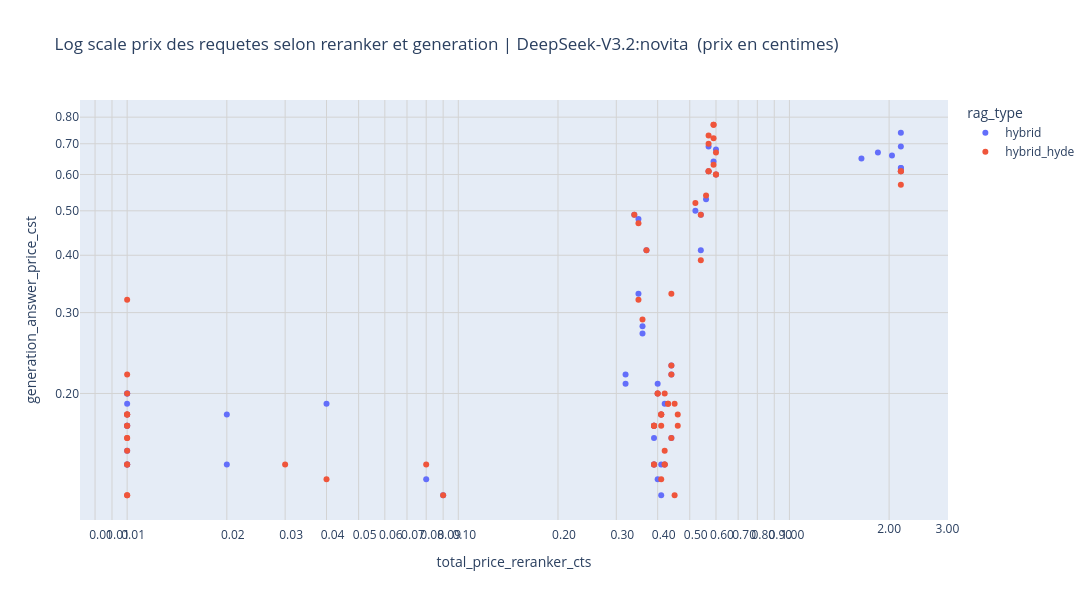

Notebook cell for this chart:
### Markdown cell above
#### Prix des requetes selon input / output tokens

### Code cell
import plotly.express as px

# Création du graphique
model=prefered_models[0]
title=f"""Log scale prix des requetes selon reranker et generation | {model.split('/')[1]}  (prix en centimes)"""
fig = px.scatter(
    df_tokens_usage_hybrid_flat[df_tokens_usage_hybrid_flat["model"]==model],        
    x="total_price_reranker_cts",
    y='generation_answer_price_cst',
    color="rag_type",
    title=title,
    log_x=True,
    log_y=True,
    width=1200,
    height=600,
    hover_data={
            "input_tokens": True,           # afficher
            "completion_tokens": True,       # afficher            
            "hyde_generation_cts": ":.2f",          # afficher avec 2 décimales
            "total_price_cts": ":.2f",          # afficher avec 2 décimales
    }    
)

# Mise à jour de la mise en forme
fig.update_layout(
    showlegend=True,
    hovermode='closest'
)

# Mise à jour des axes pour un formatage lisible
fig.update_xaxes(
    tickformat=".2f",
    gridcolor='lightgray'
)
fig.update_yaxes(
    tickformat=".2f",
    gridcolor='lightgray'
)

# fig.add_hline(y=1, line_dash="dot", line_color="red", annotation_text="1 centime")
# fig.add_vline(x=1, line_dash="dot", line_color="red")

fig.show()

### Figure 1 — Plotly figure (JSON) as saved in the notebook; plotly's stock layout.template omitted (floating-point values rounded to 4 significant figures; data arrays with more than 128 entries replaced by an {"elided": "..."} marker saying what was removed)
{"data": [{"customdata": {"elided": "61x4 float values"}, "hovertemplate": "rag_type=hybrid<br>total_price_reranker_cts=%{x}<br>generation_answer_price_cst=%{y}<br>input_tokens=%{customdata[0]}<br>completion_tokens=%{customdata[1]}<br>hyde_generation_cts=%{customdata[2]:.2f}<br>total_price_cts=%{customdata[3]:.2f}<extra></extra>", "legendgroup": "hybrid", "marker": {"color": "#636efa", "symbol": "circle"}, "mode": "markers", "name": "hybrid", "orientation": "v", "showlegend": true, "type": "scatter", "x": [2.17, 0.57, 0.6, 0.59, 2.17, 2.17, 0.57, 0.6, 2.17, 2.17, 2.04, 1.85, 1.65, 0.36, 0.39, 0.39, 0.41, 0.39, 0.4, 0.41, 0.42, 0.42, 0.44, 0.36, 0.39, 0.01, 0.0, 0.39, 0.4, 0.41, 0.01, 0.01, 0.0, 0.01, 0.0, 0.01, 0.44, 0.04, 0.01, 0.0, 0.0, 0.01, 0.44, 0.02, 0.01, 0.0, 0.01, 0.02, 0.08, 0.09, 0.4, 0.37, 0.34, 0.35, 0.35, 0.32, 0.32, 0.56, 0.52, 0.54, 0.54], "xaxis": "x", "y": [0.62, 0.61, 0.6, 0.64, 0.62, 0.69, 0.69, 0.68, 0.74, 0.61, 0.66, 0.67, 0.65, 0.27, 0.17, 0.16, 0.18, 0.14, 0.2, 0.14, 0.14, 0.19, 0.16, 0.28, 0.17, 0.17, 0.17, 0.14, 0.21, 0.12, 0.14, 0.2, 0.17, 0.14, 0.15, 0.15, 0.22, 0.19, 0.2, 0.17, 0.34, 0.19, 0.23, 0.18, 0.18, 0.16, 0.17, 0.14, 0.13, 0.12, 0.13, 0.41, 0.49, 0.33, 0.48, 0.21, 0.22, 0.53, 0.5, 0.41, 0.49], "yaxis": "y"}, {"customdata": {"elided": "86x4 float values"}, "hovertemplate": "rag_type=hybrid_hyde<br>total_price_reranker_cts=%{x}<br>generation_answer_price_cst=%{y}<br>input_tokens=%{customdata[0]}<br>completion_tokens=%{customdata[1]}<br>hyde_generation_cts=%{customdata[2]:.2f}<br>total_price_cts=%{customdata[3]:.2f}<extra></extra>", "legendgroup": "hybrid_hyde", "marker": {"color": "#EF553B", "symbol": "circle"}, "mode": "markers", "name": "hybrid_hyde", "orientation": "v", "showlegend": true, "type": "scatter", "x": [2.17, 0.57, 0.6, 0.59, 2.17, 0.57, 0.6, 0.57, 0.59, 2.17, 0.57, 0.6, 0.59, 0.59, 0.0, 0.0, 0.0, 0.41, 0.01, 0.01, 0.01, 0.01, 0.0, 0.01, 0.42, 0.42, 0.42, 0.44, 0.41, 0.45, 0.46, 0.44, 0.43, 0.44, 0.41, 0.46, 0.44, 0.43, 0.45, 0.08, 0.36, 0.01, 0.39, 0.0, 0.39, 0.4, 0.01, 0.0, 0.42, 0.0, 0.0, 0.39, 0.39, 0.41, 0.39, 0.4, 0.41, 0.0, 0.0, 0.01, 0.03, 0.0, 0.01, 0.0, 0.01, 0.01, 0.01, 0.01, 0.01, 0.0, 0.0, 0.0, 0.0, 0.01, 0.0, 0.0, 0.09, 0.04, 0.37, 0.34, 0.35, 0.35, 0.56, 0.52, 0.54, 0.54], "xaxis": "x", "y": [0.61, 0.61, 0.6, 0.63, 0.61, 0.61, 0.6, 0.7, 0.72, 0.57, 0.73, 0.67, 0.77, 0.77, 0.3, 0.18, 0.17, 0.17, 0.14, 0.22, 0.12, 0.14, 0.18, 0.18, 0.14, 0.14, 0.15, 0.22, 0.18, 0.19, 0.17, 0.33, 0.19, 0.23, 0.18, 0.18, 0.16, 0.19, 0.12, 0.14, 0.29, 0.17, 0.17, 0.17, 0.14, 0.2, 0.12, 0.15, 0.2, 0.17, 0.29, 0.17, 0.17, 0.18, 0.14, 0.2, 0.13, 0.14, 0.2, 0.16, 0.14, 0.15, 0.15, 0.21, 0.18, 0.2, 0.16, 0.32, 0.18, 0.24, 0.18, 0.17, 0.15, 0.17, 0.13, 0.13, 0.12, 0.13, 0.41, 0.49, 0.32, 0.47, 0.54, 0.52, 0.39, 0.49], "yaxis": "y"}], "layout": {"height": 600, "hovermode": "closest", "legend": {"title": {"text": "rag_type"}, "tracegroupgap": 0}, "showlegend": true, "title": {"text": "Log scale prix des requetes selon reranker et generation | DeepSeek-V3.2:novita  (prix en centimes)"}, "width": 1200, "xaxis": {"anchor": "y", "domain": [0, 1], "gridcolor": "lightgray", "tickformat": ".2f", "title": {"text": "total_price_reranker_cts"}, "type": "log"}, "yaxis": {"anchor": "x", "domain": [0, 1], "gridcolor": "lightgray", "tickformat": ".2f", "title": {"text": "generation_answer_price_cst"}, "type": "log"}}}
